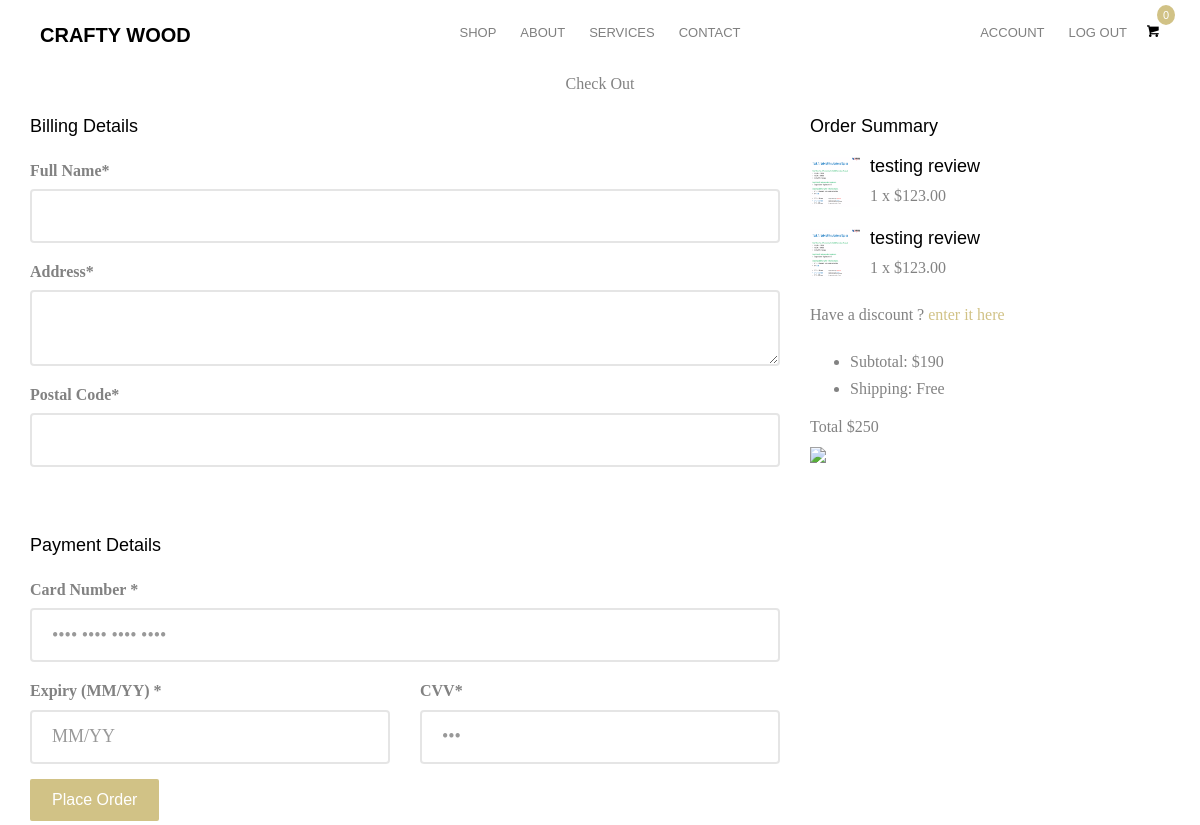
The page /checkout (signed in) on the database as committed earlier.
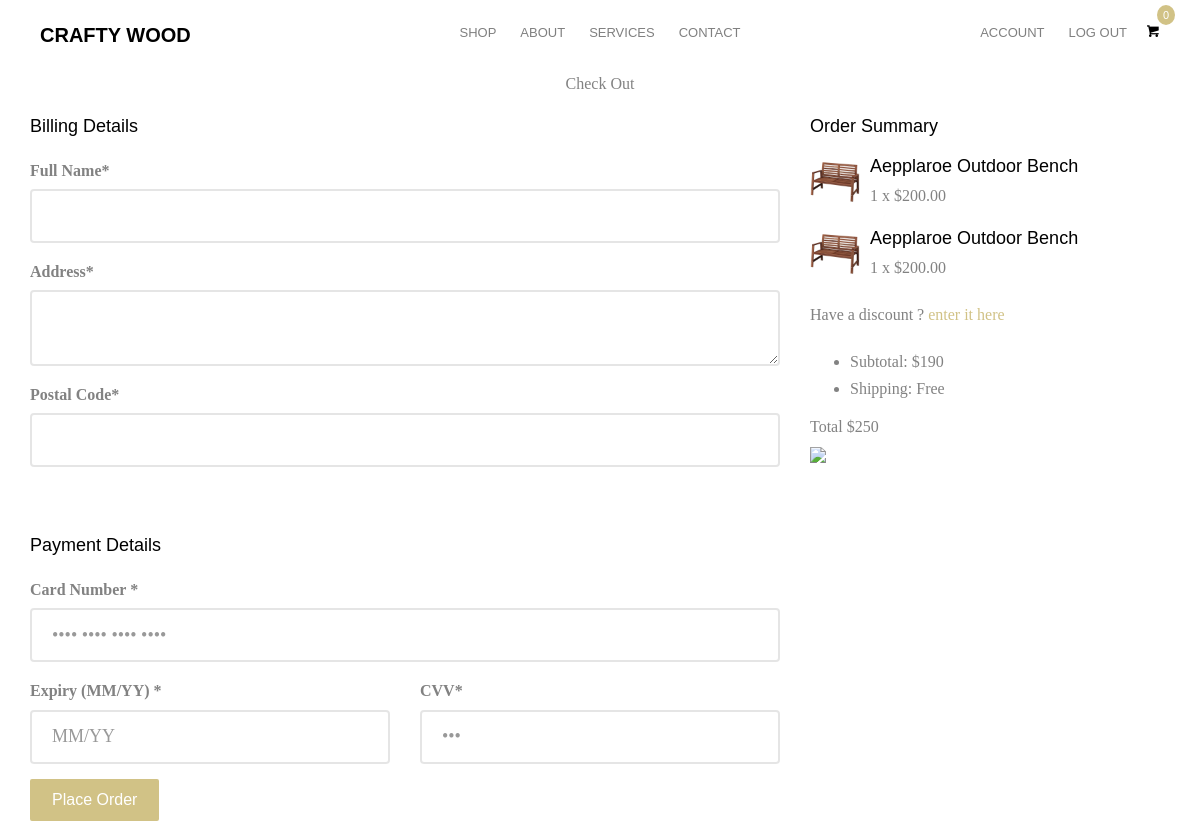
The same page on the database as committed later.
### ecommercesite/database.py (models this page shows)
class Items_In_Cart(db.Model):
    __tablename__ = 'items_in_cart'
    id = db.Column(db.Integer, primary_key=True)
    image_1 = db.Column(db.String(150), nullable=False, default='product-single-1.jpg')
    name = db.Column(db.String(80), nullable=False)
    price = db.Column(db.Numeric(10,2), nullable=False)
    quantity = db.Column(db.Integer, nullable=False, default='1')
    user_id = db.Column(db.Integer, db.ForeignKey('user.id'), nullable=False)

### ecommercesite/routes.py (the view, shortened to what this page needs)
@app.route('/checkout', methods=['POST', 'GET'])
@login_required
def checkout_details():
    form = CheckOutForm()
    cart_items = Items_In_Cart.query.filter_by(user_id=current_user.id).all()
    return render_template('checkout.html', title='Checkout',form=form, cart_items=cart_items)

### ecommercesite/forms.py
class CheckOutForm(FlaskForm):
    full_name =  StringField('Full Name', [validators.DataRequired()])
    address = TextAreaField('Address', [validators.DataRequired()])
    postal_code = StringField('Postal Code', [validators.DataRequired()])
    card_number = StringField('Card Number', [validators.DataRequired()], render_kw={"PlaceHolder": "•••• •••• •••• ••••"})
    expiry = StringField('Expiry', [validators.DataRequired()], render_kw={"PlaceHolder": "MM/YY"})
    cvv = StringField('CVV', [validators.DataRequired()], render_kw={"PlaceHolder": "•••"})
    submit = SubmitField('Submit')

### ecommercesite/database.py (called while the page is built)
@login_manager.user_loader
def load_user(user_id):
    return User.query.get(int(user_id))

### ecommercesite/templates/checkout.html (shortened to what the changed rows need)
{% extends 'layout.html' %}
{% block content %}
<div class="page-wrapper">
   <div class="checkout shopping">
      <div class="container">
         <div class="row">
            <div class="col-md-4">
               <div class="product-checkout-details">
                  <div class="block">
                     <div class="media product-card">
                        {% for product in cart_items %}
                        <a class="pull-left" href="product-single.html">
                            <img src="{{url_for('static',filename='product_pics/' + product.image_1)}}" alt="{{product.name}}" width="50" height="50">
                        </a>
                        <div class="media-body">
                           <h4 class="media-heading">{{ product.name }}</h4>
                           <p class="price">{{ product.quantity }} x ${{ product.price }}</p>
                        </div>
                        {% endfor %}
                     </div>
                  </div>
               </div>
            </div>
         </div>
      </div>
   </div>
</div>
{% endblock %}

Rows that differ between the two databases and show on the page:
removed Items_In_Cart: image_1 (picture), name "testing review", quantity "1", price "123.00"
removed Items_In_Cart: image_1 (picture), name "testing review", quantity "1", price "123.00"
added Items_In_Cart: image_1 (picture), name "Aepplaroe Outdoor Bench", quantity "1", price "200.00"
added Items_In_Cart: image_1 (picture), name "Aepplaroe Outdoor Bench", quantity "1", price "200.00"
